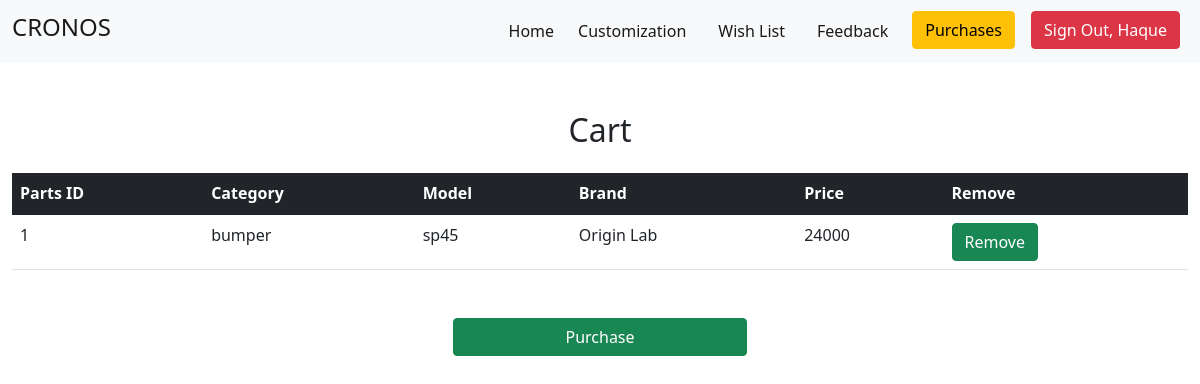
The page /cartPage.php (signed in) on the database its author committed.
### tables this page shows
CREATE TABLE `partscart` (
  `cart_id` int(11) NOT NULL,
  `customer_id` int(11) NOT NULL,
  `parts_id` int(11) NOT NULL
);

CREATE TABLE `parts` (
  `parts_id` int(11) NOT NULL,
  `parts_status` varchar(15) NOT NULL DEFAULT 'not-purchased',
  `category` varchar(25) NOT NULL,
  `brand` varchar(30) NOT NULL,
  `model` varchar(30) NOT NULL,
  `color` varchar(11) NOT NULL,
  `compitable_with` text NOT NULL,
  `price` int(10) NOT NULL,
  `image` text NOT NULL
);

### cartPage.php (the view, shortened to what this page needs)
<?php
$customer_id = $_SESSION['customer_id'];
?>
<!DOCTYPE html>
<html lang="en">
<head>
    <link href="https://cdn.jsdelivr.net/npm/bootstrap@5.1.3/dist/css/bootstrap.min.css" rel="stylesheet" />
    <link rel="stylesheet" href="style.css" />
    <link rel="stylesheet" href="fontawesome-free-5.15.4-web/fontawesome-free-5.15.4-web/css/all.css" />
</head>
<body>
    <navbar>
        <nav class="navbar navbar-expand-lg navbar-light bg-light">
            <div class="container-fluid">
                <a class="navbar-brand" href="index.php">
                    <h4>CRONOS</h4>
                </a>
                <div class="collapse navbar-collapse" id="navbarNav">
                    <ul class="navbar-nav ms-auto">
                        <li class="nav-item">
                            <a class="nav-link active" aria-current="page" href="index.php">Home</a>
                        </li>
                        <li class="nav-item mx-2">
                            <a class="nav-link active" aria-current="page" href="customizationPage.php">Customization</a>
                        </li>
                        <li class="nav-item mx-2">
                            <a class="nav-link active" aria-current="page" href="wishListPage.php">Wish List</a>
                        </li>
                        <li class="nav-item mx-2">
                            <a class="nav-link active" aria-current="page" href="userFeedbackPage.php">Feedback</a>
                        </li>
                        <li class="nav-item mx-2">
                            <a class="btn btn-warning" class="nav-link" href="userPurchaseHistory.php">Purchases</a>
                        </li>
                        <li class="nav-item mx-2">
                            <a class="btn btn-danger" class="nav-link" href="dbUserSignout.php">Sign Out, <?= $_SESSION['last_name']; ?> </a>
                        </li>
                    </ul>
                </div>
            </div>
        </nav>
    </navbar>
    <main class="container-fluid my-5">
        <div class="text-center">
            <h2>Cart</h2>
        </div>
        <div>
            <table class="table my-4">
                <thead class="table-dark">
                    <tr>
                        <th scope="col">Parts ID</th>
                        <th scope="col">Category</th>
                        <th scope="col">Model</th>
                        <th scope="col">Brand</th>
                        <th scope="col">Price</th>
                        <th scope="col">Remove</th>
                    </tr>
                </thead>
                <tbody>
                    <?php
                    require_once("dbConnect.php");
                    $sql = "SELECT partscart.parts_id, parts.category, parts.model, parts.brand, parts.price, cart_id FROM partscart INNER JOIN parts on parts.parts_id = partscart.parts_id INNER JOIN customer on customer.customer_id = partscart.customer_id WHERE partscart.customer_id='$customer_id' ORDER BY cart_id DESC;";
                    $result = mysqli_query($conn, $sql);
                    if (mysqli_num_rows($result) > 0) {
                        while ($row = mysqli_fetch_array($result)) {
                    ?>
                            <tr>
                                <td><?php echo $row[0]; ?></td>
                                <td><?php echo $row[1]; ?></td>
                                <td><?php echo $row[2] ?> </td>
                                <td><?php echo $row[3] ?></td>
                                <td><?php echo $row[4] ?> </td>
                                <td><button class="btn btn-success"><a href="dbRemoveCartPartsByUser.php
                                ?cart_id=<?php echo $row[5]; ?>">Remove</a></button></td>
                            </tr>
                    <?php
                        }
                    }
                    ?>
                </tbody>
            </table>
            <div class="d-flex justify-content-center my-5">
                <button type="button" class="btn btn-success w-25" data-bs-toggle="modal" data-bs-target="#myModal">Purchase</button>
            </div>
</body>
</html>

### style.css (style rules this page uses)
.btn-anchor, a { text-decoration: none; color: white; }

### rows shown on the page
partscart: parts "1", parts.category "bumper", parts.model "sp45", parts.brand "Origin Lab", parts.price "24000"

### other values the page prints
$_SESSION['last_name'] "Haque"
